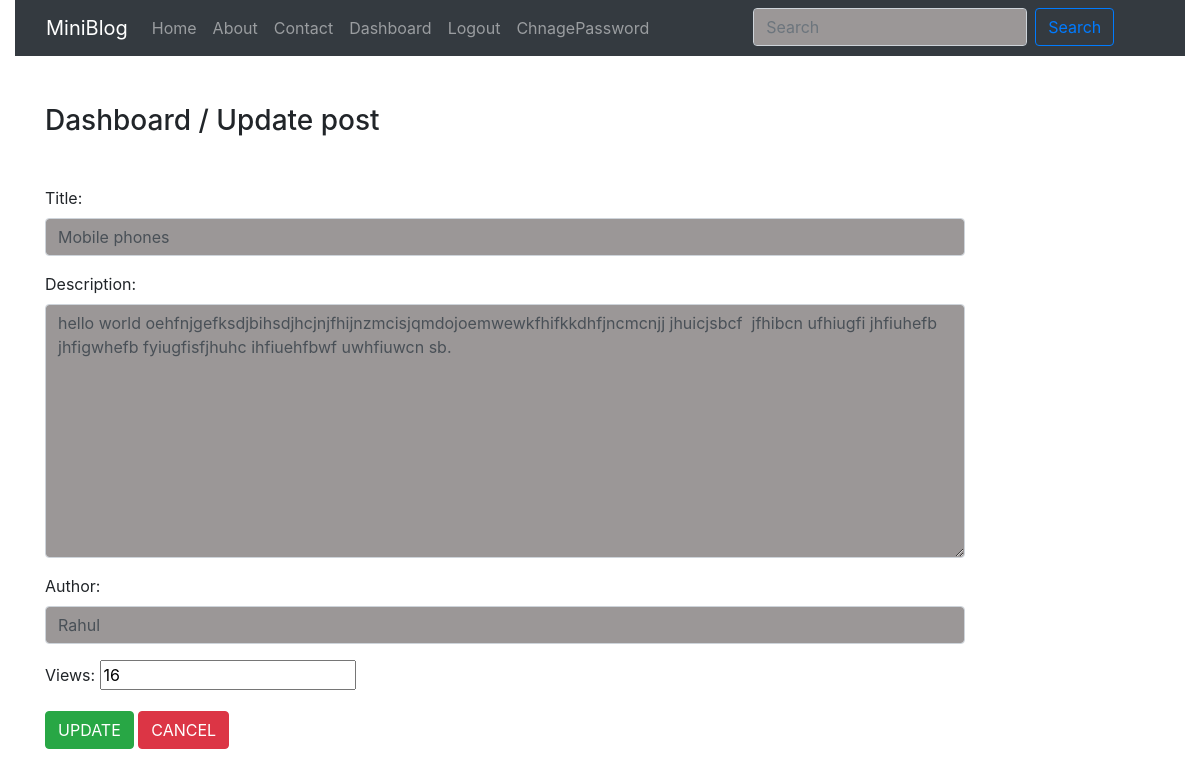
The page /editpost/10 (signed in) on the database its author committed.
### blog/models.py (models this page shows)
class Post(models.Model):
    title = models.CharField(max_length=150)
    desc = models.TextField()
    author = models.CharField(max_length=50)
    views = models.IntegerField(default=0)
    date_added=models.DateTimeField(auto_now_add=True)
    date_updated=models.DateTimeField(auto_now=True)

### blog/views.py (the view)
# urls.py: path('editpost/<int:editid>',updatepost,name='editpost'),
def updatepost(request,editid):
    if request.user.is_authenticated:
        obj = Post.objects.get(id=editid)
        if request.method == 'POST':
            form = PostForm(request.POST,instance=obj) # instace=id if we wont use it willcreate new entry
            if form.is_valid():
                form.save()
                messages.success(request,"data upated succesfully")
                return HttpResponseRedirect('/dashboard/')
        else:
            form = PostForm(instance=obj)
        return render(request,'updatepost.html',{'form':form})
    else:
        return HttpResponseRedirect('/login/')

### blog/forms.py
class PostForm(forms.ModelForm):
    class Meta:
        model = Post
        fields = '__all__'
        labels = {'title':'Title','author':'Author','desc':'Description'}
        widgets = {'title':forms.TextInput(attrs={'class':'form-control'}),'author':forms.TextInput(attrs={'class':'form-control'}),
                   'desc':forms.Textarea(attrs={'class':'form-control'}),}

### blog/templates/updatepost.html (shortened to what this page needs)
{% extends 'base.html' %}
{% load static %}
{% block content %}
<div class="col-sm-10">
    <h3 class=" my-5">Dashboard / Update post</h3>
    <form action="" method="POST">
        {{form.as_p}}
        <input type="submit" value="UPDATE" class="btn btn-success" name="" id="">
        <input type="submit" value="CANCEL" class="btn btn-danger" name="" id="">
    </form>
</div>
{% endblock content %}

### blog/static/css/style.css (style rules this page uses)
.form-control { background-color: rgb(155, 151, 151); }

### rows shown on the page
Post: title "Mobile phones", desc "hello world oehfnjgefksdjbihsdjhcjnjfhijnzmcisjqmdojoemwewkfhifkkdhfjncmcnjj jhuicjsbcf jfhibcn ufhiugfi jhfiuhefb jhfigwhefb fyiugfisfjhuhc ihfiuehfbwf uwhfiuwcn sb.", author "Rahul", views "16"
